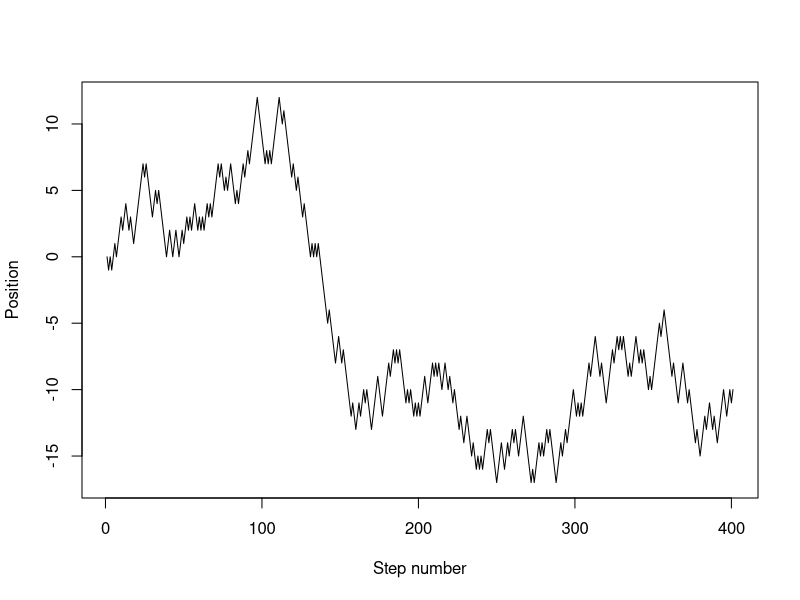
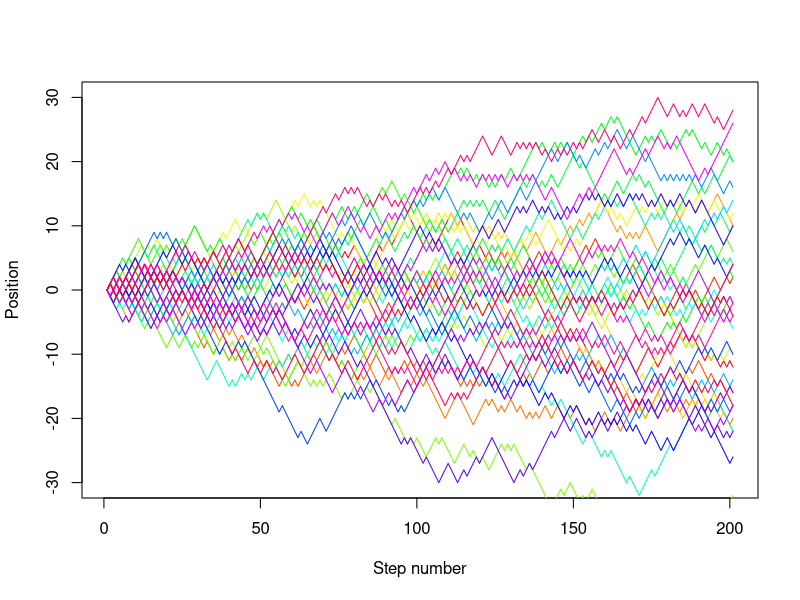

Write R code to recreate these figures, in order.
random.step <- function() {
  sign(rnorm(n=1, mean=0))
}

random.walk <- function(nsteps, x0=0) {
  x <- numeric(nsteps + 1)
  x[1] <- x0
  for (i in seq_len(nsteps)) {
    x[i+1] <- x[i] + random.step()
  }
  x
}


set.seed(1)
plot(random.walk(400), type="l", xlab="Step number", ylab="Position")


set.seed(1)
nsteps <- 200
nrep <- 40
cols <- rainbow(nrep)
plot(NA, xlim=c(1, nsteps+1), ylim=c(-30, 30), xlab="Step number", ylab="Position")
for (i in 1:nrep){
  lines(random.walk(200), col=cols[i])
}
